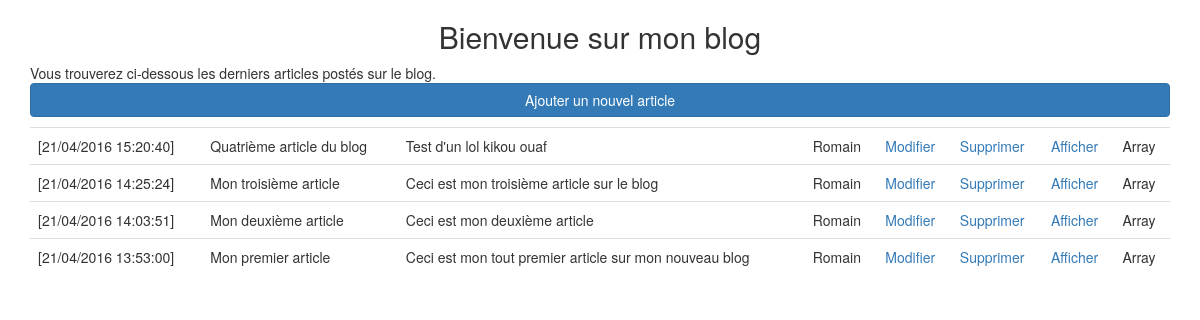
Screenshot of /projet_blog/index.php with the database file from the repository.
### tables this page shows
CREATE TABLE `articles` (
  `id` int(11) NOT NULL,
  `titre_article` varchar(255) NOT NULL,
  `date_ajout` datetime NOT NULL,
  `contenu_article` text NOT NULL,
  `auteur_article` varchar(255) NOT NULL
);

### projet_blog/index.php (the view, shortened to what this page needs)
<!DOCTYPE html>
<html>
    <head>
        <link rel="stylesheet" href="https://maxcdn.bootstrapcdn.com/bootstrap/3.3.6/css/bootstrap.min.css">
    </head>
    <body class="container">
      <h2 class="text-center">Bienvenue sur mon blog</h2>
      <p>
        Vous trouverez ci-dessous les derniers articles postés sur le blog. <br>
        <a class="btn btn-primary center-block" href="ajout.php" role="button">Ajouter un nouvel article</a>
      </p>
      <?php
        try {
          $bdd = new PDO('mysql:host=localhost;dbname=projet_blog;charset=utf8', 'root', 'root'); }
        catch(Exception $e) {
            die('Erreur : '.$e->getMessage()); }
        $reponse = $bdd->query('SELECT id, titre_article, contenu_article, auteur_article, DATE_FORMAT(date_ajout, \'[%d/%m/%Y %H:%i:%s] \') AS date_ajout_fr FROM articles ORDER BY ID DESC');
         ?>
          <table class="table table-hover">
            <?php while ($donnees = $reponse->fetch()) { ?>
            <tr>
              <td class="text-left"> <?php echo htmlspecialchars($donnees['date_ajout_fr']); ?> </td>
              <td class="text-left"> <?php echo htmlspecialchars($donnees['titre_article']); ?> </td>
              <td class="text-left"> <?php echo htmlspecialchars($donnees['contenu_article']); ?> </td>
              <td class="text-left"> <?php echo htmlspecialchars($donnees['auteur_article']); ?> </td>
              <td class="text-left"> <?php echo "<a href='modif.php?id=" . htmlspecialchars($donnees["id"]) . "'> Modifier </a>"; ?> </td>
              <td class="text-left"> <?php echo "<a href='supprimer.php?id=" . htmlspecialchars($donnees["id"]) . "'> Supprimer </a>"; ?> </td>
              <td class="text-left"> <?php echo "<a href='post.php?id=" . htmlspecialchars($donnees["id"]) . "'> Afficher </a>"; ?> </td>
              <td> <?php $nbCom = $bdd->prepare('SELECT COUNT(id_article) FROM commentaires where id_article = ?');
                  $nbCom->execute([$donnees['id']]);
                  while ($data = $nbCom->fetch()) {
                  echo $data; } ?> </td>
            </tr>
                <?php  }
            ?>
          </table>
    </body>
</html>

### rows the page displays
articles: date_ajout_fr "[21/04/2016 15:20:40]", titre_article "Quatrième article du blog", contenu_article "Test d'un lol kikou ouaf", auteur_article "Romain", data "Array"
articles: date_ajout_fr "[21/04/2016 14:25:24]", titre_article "Mon troisième article", contenu_article "Ceci est mon troisième article sur le blog", auteur_article "Romain", data "Array"
articles: date_ajout_fr "[21/04/2016 14:03:51]", titre_article "Mon deuxième article", contenu_article "Ceci est mon deuxième article", auteur_article "Romain", data "Array"
articles: date_ajout_fr "[21/04/2016 13:53:00]", titre_article "Mon premier article", contenu_article "Ceci est mon tout premier article sur mon nouveau blog", auteur_article "Romain", data "Array"
